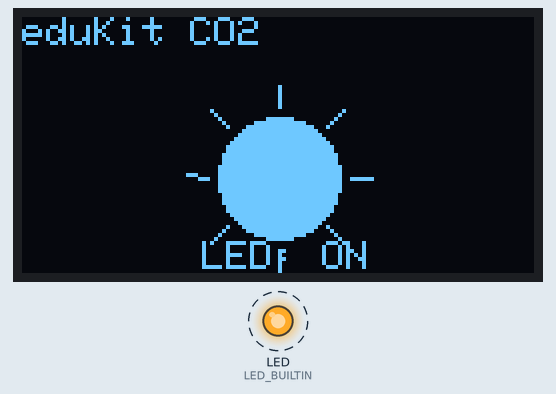
A program run on a simulated Raspberry Pi Pico W. Shown: 128×64 one-colour display, output pins drawn as LEDs (lit = HIGH). Dashed ring = blinking. What the program prints to the serial monitor is not drawn.

Above: at 2.1 s.
At 3.2 s:
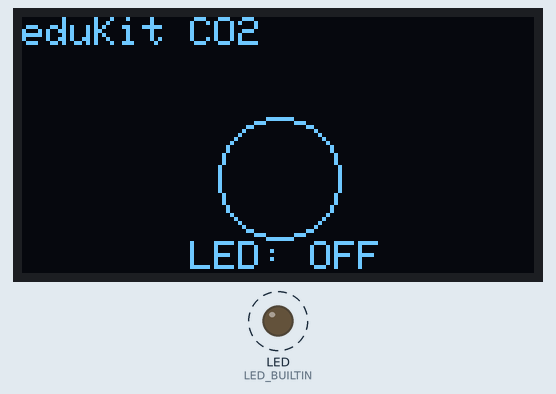
Timing chart, 0 to 40.0 s (numbered marks = the images above):
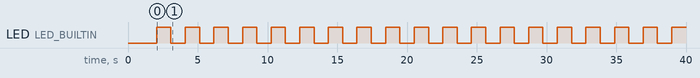

Measured:
- by itself, LED (LED_BUILTIN): alternates HIGH for 1.0 s and LOW for 1.0 s
- what the display in image 0 shows lasts 1.0 s, from 2.1 s to 3.1 s

The program:

main.cpp
```cpp
#include <Arduino.h>
#include <Wire.h>
#include <Adafruit_GFX.h>
#include <Adafruit_SSD1306.h>

#define SCREEN_WIDTH 128
#define SCREEN_HEIGHT 64
#define OLED_RESET -1
#define SCREEN_ADDRESS 0x3C

// I2C pins pour le Pico 2 W
#define I2C_SDA 4
#define I2C_SCL 5

Adafruit_SSD1306 display(SCREEN_WIDTH, SCREEN_HEIGHT, &Wire, OLED_RESET);

bool ledState = false;

void drawLed(bool on) {
    display.clearDisplay();

    // Texte
    display.setTextSize(1);
    display.setTextColor(SSD1306_WHITE);
    display.setCursor(0, 0);
    display.println("eduKit CO2");
    display.println();

    // Dessine une LED (cercle)
    int centerX = SCREEN_WIDTH / 2;
    int centerY = 40;
    int radius = 15;

    if (on) {
        // LED allumée : cercle plein + rayons
        display.fillCircle(centerX, centerY, radius, SSD1306_WHITE);
        // Rayons
        for (int i = 0; i < 8; i++) {
            float angle = i * PI / 4;
            int x1 = centerX + cos(angle) * (radius + 3);
            int y1 = centerY + sin(angle) * (radius + 3);
            int x2 = centerX + cos(angle) * (radius + 8);
            int y2 = centerY + sin(angle) * (radius + 8);
            display.drawLine(x1, y1, x2, y2, SSD1306_WHITE);
        }
        display.setCursor(45, 56);
        display.print("LED: ON");
    } else {
        // LED éteinte : cercle vide
        display.drawCircle(centerX, centerY, radius, SSD1306_WHITE);
        display.setCursor(42, 56);
        display.print("LED: OFF");
    }

    display.display();
}

void setup() {
    pinMode(LED_BUILTIN, OUTPUT);

    Serial.begin(115200);
    delay(2000);
    Serial.println("Pico 2 W ready!");

    // Initialise I2C avec les pins personnalisés
    Wire.setSDA(I2C_SDA);
    Wire.setSCL(I2C_SCL);
    Wire.begin();

    // Initialise l'écran OLED
    if (!display.begin(SSD1306_SWITCHCAPVCC, SCREEN_ADDRESS)) {
        Serial.println("Erreur: ecran OLED non trouve!");
        while (true) {
            digitalWrite(LED_BUILTIN, !digitalRead(LED_BUILTIN));
            delay(100);
        }
    }

    Serial.println("Ecran OLED initialise");
    display.clearDisplay();
    display.display();
}

void loop() {
    ledState = !ledState;

    digitalWrite(LED_BUILTIN, ledState ? HIGH : LOW);
    drawLed(ledState);

    Serial.println(ledState ? "LED ON" : "LED OFF");

    delay(1000);
}
```
